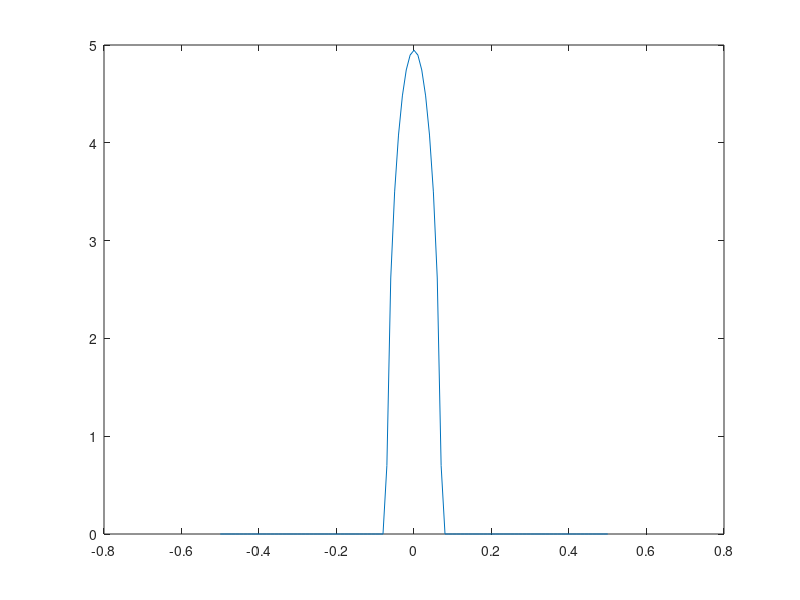

MATLAB code for this plot:
% This is sphere in contact with infinite halfplane

R1 = 0.5;
R2 = 0;

E1 = 1e2;
E2 = 1e2;

mu1 = 0.3;
mu2 = 0.3;

% d= 0.05;
% d= 0.01;
d =0.01
R = R1;

%%%%%%%%%%%%%%%

% E = 1/((1-mu1^2)/E1);

E = 1/((1-mu1^2)/E1 + (1-mu2^2)/E2);


F = (4/3)*E*(R^(1/2))*d^(3/2);

p0= (1/pi)*((6*F*E^2/R^2))^(1/3)

a = (d*R)^(1/2);

r = -0.5:0.01:0.5;

sigma = p0.*(1-(r.^2/a^2)).^(1/2);

figure;
plot(r, sigma);